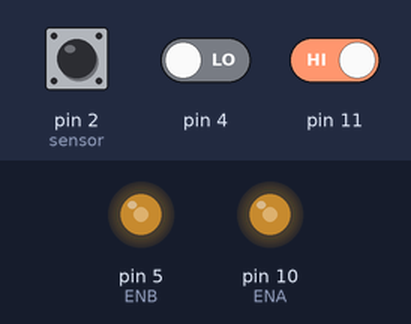
Recording of a sketch running on a simulated Arduino Uno, built with avr-gcc and run on an emulated ATmega328P. Parts: output pins drawn as LEDs (lit = HIGH). The inputs (shaded band) are chosen by the test bench; at power-on: pin 4 LOW, pin 11 HIGH, pin 2 (sensor) LOW. What the sketch prints to the serial monitor is not drawn.

Above: at 1.2 s.
1.3 s: pin 4 driven HIGH
3.2 s: pin 11 driven LOW
6.2 s: pin 2 (sensor) driven HIGH
8.1 s: pin 2 (sensor) driven LOW
11.1 s: pin 2 (sensor) pulsed HIGH 2 times (0.12 s each, 0.3 s apart)
14.7 s: pin 11 driven HIGH
Timing chart, 0 to 17.7 s (numbered marks = the images above; inputs shaded):
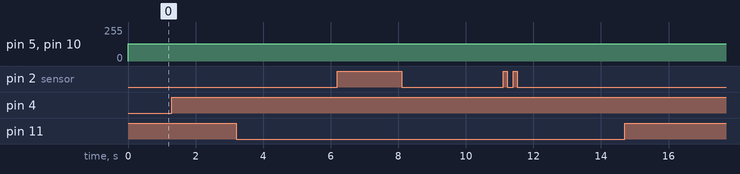

The sketch:

Line_tracking_car.ino
```cpp
//www.elegoo.com
//2016.09.12

int in1=9;
int in2=8;
int in3=7;
int in4=6;
int ENA=10;
int ENB=5;
 int ABS=130;
 void _mForward()
{
  analogWrite(ENA,ABS);
  analogWrite(ENB,ABS);
  digitalWrite(in1,LOW);
  digitalWrite(in2,HIGH);
  digitalWrite(in3,LOW);
  digitalWrite(in4,HIGH);
  Serial.println("go forward!");
}

void _mBack()
{
  analogWrite(ENA,ABS);
  analogWrite(ENB,ABS);
  digitalWrite(in1,HIGH);
  digitalWrite(in2,LOW);
  digitalWrite(in3,HIGH);
  digitalWrite(in4,LOW);
  Serial.println("go back!");
}

void _mleft()
{
   analogWrite(ENA,ABS);
   analogWrite(ENB,ABS);
   digitalWrite(in1,LOW);
   digitalWrite(in2,HIGH);
   digitalWrite(in3,HIGH);
   digitalWrite(in4,LOW);
   Serial.println("go left!");
}

void _mright()
{
   analogWrite(ENA,ABS);
   analogWrite(ENB,ABS);
   digitalWrite(in1,HIGH);
   digitalWrite(in2,LOW);
   digitalWrite(in3,LOW);
   digitalWrite(in4,HIGH);
   Serial.println("go right!");
}
void _mStop()
{
   digitalWrite(ENA,LOW);
   digitalWrite(ENB,LOW);
   Serial.println("Stop!");
}

void setup()
{
  Serial.begin(9600);
}

void loop() {
  int num1,num2,num3;
  num1=digitalRead(11);
  num2=digitalRead(4);
  num3=digitalRead(2);
   if((num1==0)&&num2&&num3)
   {
    _mleft();          //The sensor detected that right car turn left immediately when it meets black line
    delay(2);
    while(1){
    num2=digitalRead(2);         //Cycle to judge degree of intermediate sensor,
    if(num2==1)
    {  _mleft();                     //If num2==1 does not go to the middle position, continue to turn left.
     delay(2);}
     else
     break;                      //Detection of num2==0 instructions turned over, out of the loop, detection of three sensors’ statusand then make appropriate action
   }                                       //The following and so on
   }

  else if(num2&&num1&&(num3==0))
   {
    _mright();
    delay(2);
    while(1)
    {
     num2=digitalRead(2);
    if(num2==1){
      _mright();
     delay(2);}
     else
      break;
    }
   }
  else
  {
    _mForward();
    delay(2);
  }
}
```

Measured:
- after the input at 1.3 s, every drawn part: stays the same
- after the input at 3.2 s, every drawn part: stays the same
- after the input at 6.2 s, every drawn part: stays the same
- after the input at 8.1 s, every drawn part: stays the same
- after the input at 11.1 s, every drawn part: stays the same
- after the input at 14.7 s, every drawn part: stays the same
